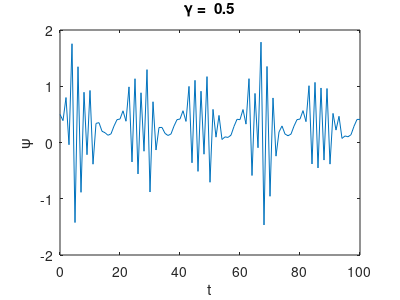
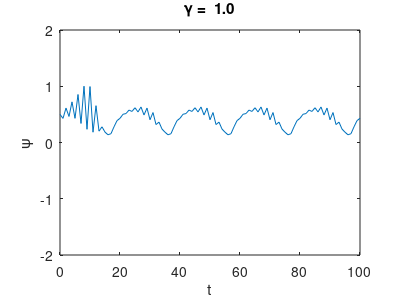
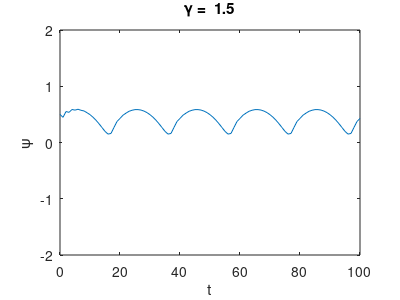

Here is the MATLAB script that generated these plots, in order:
% fibrillation with different schemes

clear all
close all

% parameters
K0=10;
P=2;

% time settings
dt=1;
nt=100;

% loop over different degrees of implicitness
gammar=[.5,1,1.5];
for ii = 1:length(gammar)
	
	gamma=gammar(ii);
	
	% solution
	tt=(0:nt)*dt;
	phi=nan(1,nt+1);

	% initial condition
	phi(1)=0.5;

	% time integration with implicit scheme
	for it=1:nt
		K=K0*phi(it)^P;
		S=1+sin(2*pi*tt(it)/20);
		phi(it+1)=((1-dt*K*(1-gamma))*phi(it)+dt*S)/(1+dt*K*gamma);
	end

	plot(tt,phi)
	set(gca,'xlim',tt([1,end]),'ylim',[-2,2],'position',[.15,.15,.75,.75])
	xlabel('t');ylabel('\psi')
	set(gcf,'papersize',[4,3],'paperposition',[0,0,4,3],'paperorientation','landscape')
	title(sprintf('\\gamma = %4.1f',gamma))
	print('-depsc2',sprintf('fib_%c.eps','a'-1+ii))
	close
end
